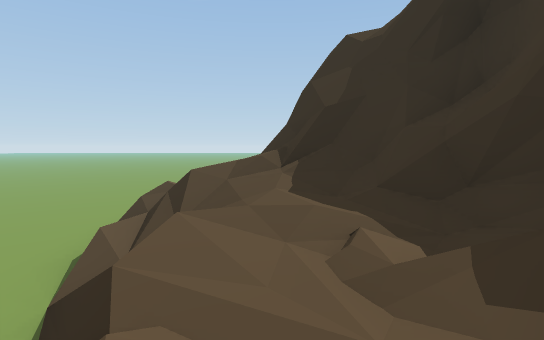
View 1 (above)

24 first-person views from a walk through a 3-D level made in the Unity game engine. The camera is 1.2 m above the floor, tilts 4° down and sees 80° across. The floor is counted in squares, 2 m on a side. Each view is taken from the middle of a square. On the plan, view 1 faces up. The plan holds only what a view shows up to about 10 squares ahead; the rest is blank. The place goes on beyond the plan. The player is left out. Some animated figures are not drawn.

View 2
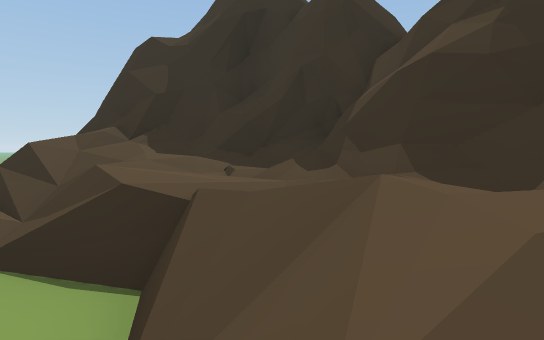

View 3
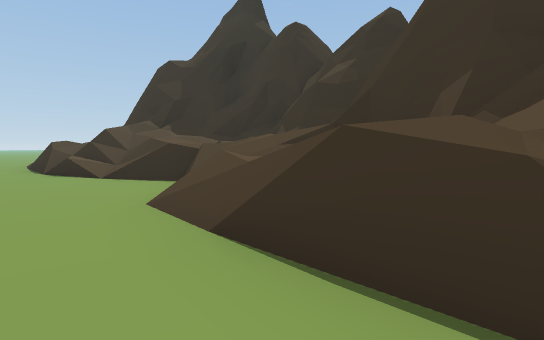

View 4
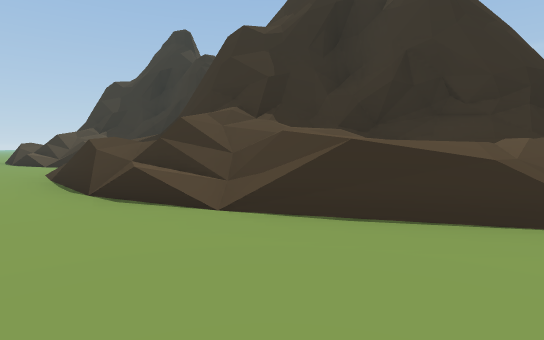

View 5
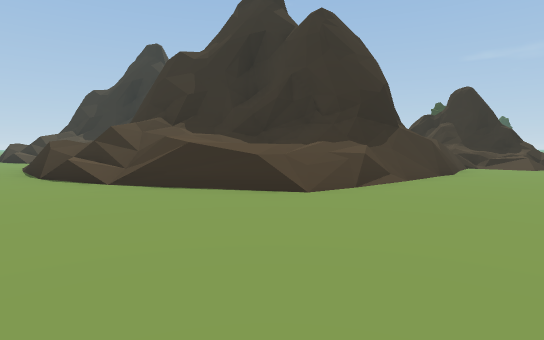

View 6
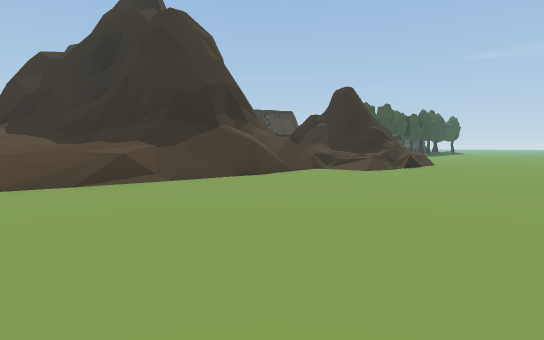

View 7
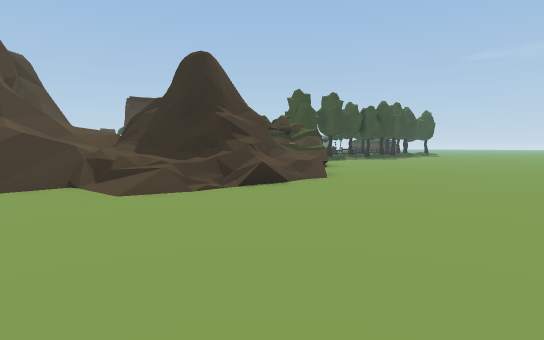

View 8
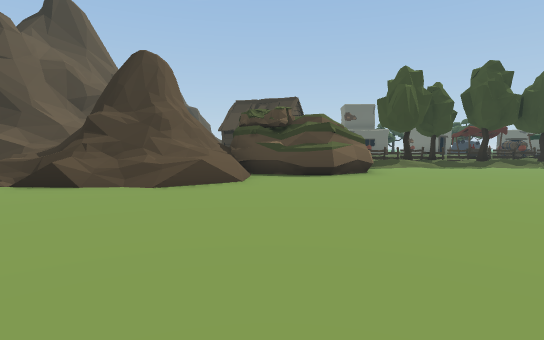

View 9
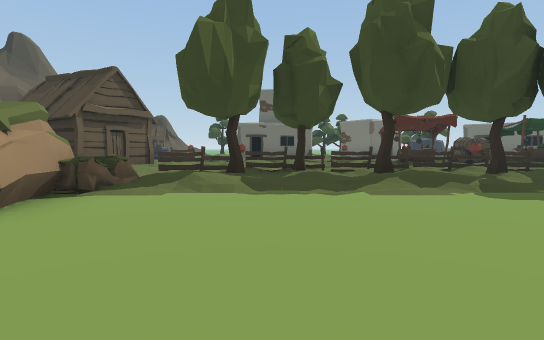

View 10
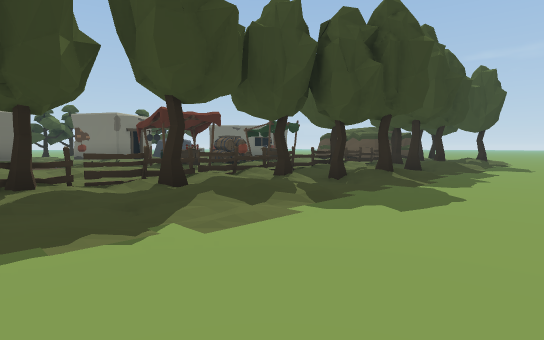

View 11
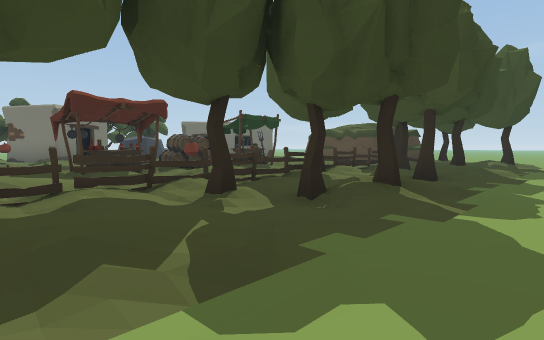

View 12
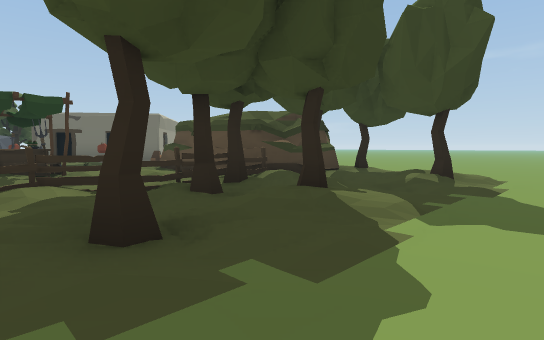

View 13
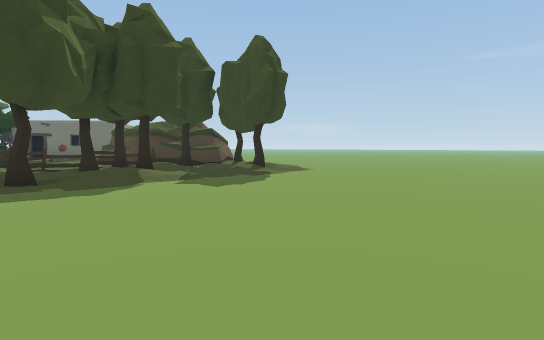

View 14
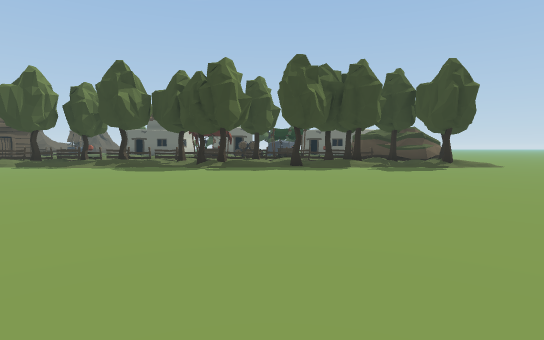

View 15
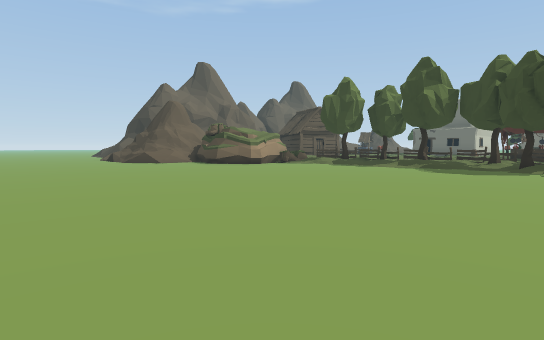

View 16
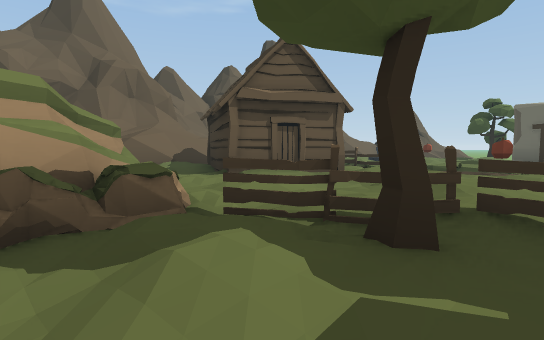

View 17
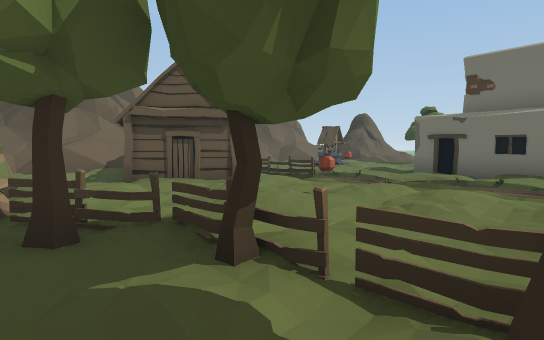

View 18
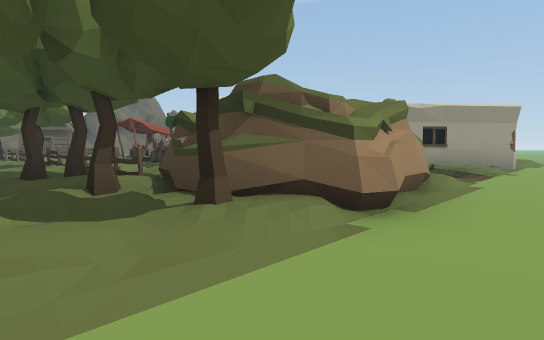

View 19
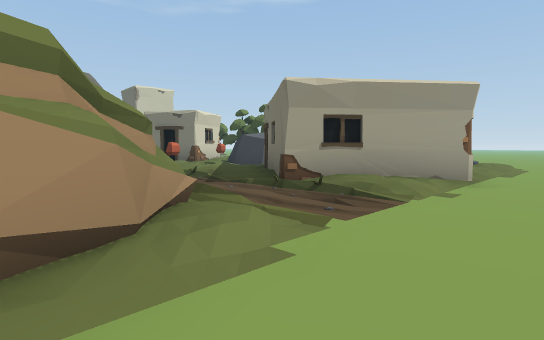

View 20
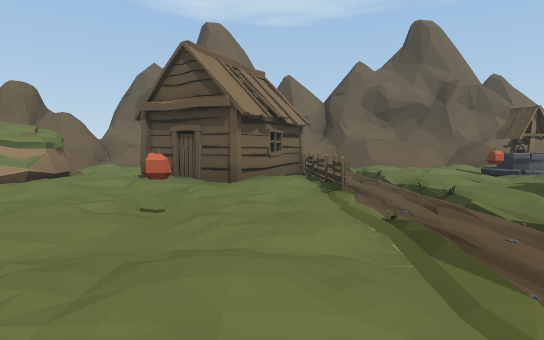

View 21
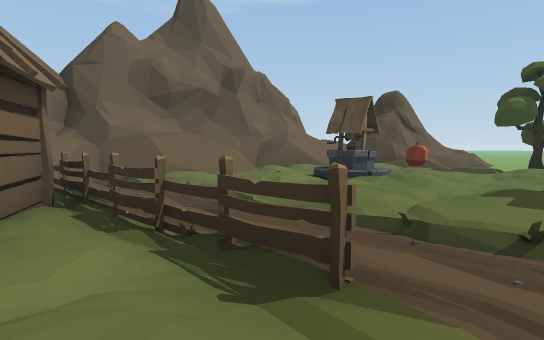

View 22
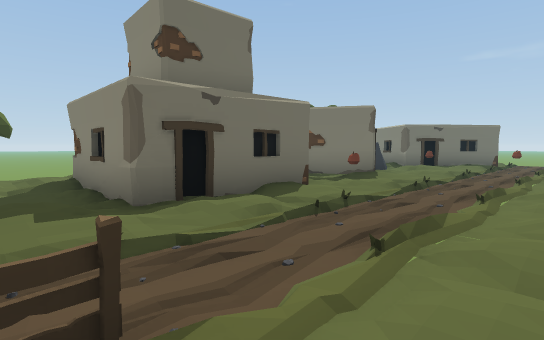

View 23
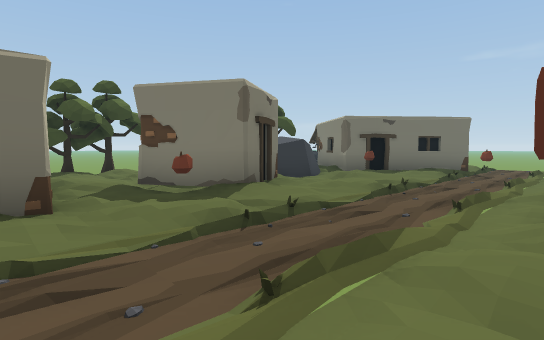

View 24
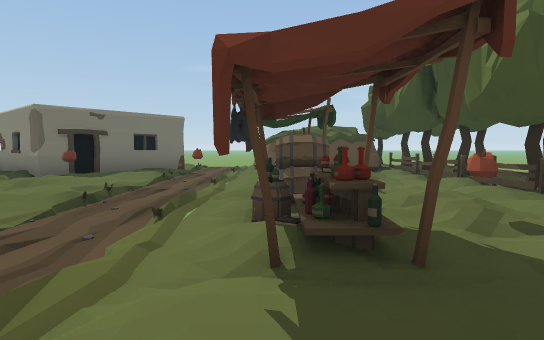

### Floor plan
Key: @ floor where view 1 was taken; # wall or solid block; x gap in a wall; . main floor; : floor 0.25 m higher than the main floor; + floor 0.5 m higher than the main floor; / step, stairs or slope; = window, fence, low wall or low ledge; ^ raised ledge; R rock; T tree; H hut; S stall; B barrel; F fence; W well; O other object.
Columns run from 4 left of view 1 to 32 right of it. Each row starts with its distance up from view 1.
 11                    ..
 10                #=. ..
  9               ##=.T.
  8 ../           #=//T./  TTT        /.
  7 ..=          = //:///   //       O//
  6 ..= ##     #=#/ ////#   //   O ## //
  5 ..===##   ###=/WW/./#   / O OO##  /.
  4 ..##/##   #//=////./O  O/##OO/##  #.
  3  .##//##  #///////O/###/O##:/O/####..
  2  ..=//#####//////:////:/://:////##:..
  1 ...=//######=..................O.....
  0 ..//@/##    #=.FFFF////////////.//...
 -1 ../// =#     #HHH://////:SBBSS::OOO..
 -2 ..=##      #==H  H//O.///SB/S///O O..
 -3 ..#=#      ^=#:HHH./+///:.O+///OOOOO.
 -4 ..x/##    ^#=#://://////F/FFFFFFOOO..
 -5 ..=//#^^  #////////FTFTT:T/T//TTT:T/.
 -6 ..///##   #  /: OOO/////:.TT/T/T.T:/.
 -7 ..=#///^ ^#/##= R R.////////../////..
 -8 ...=///^###/###RROO..................
 -9 ...//=////=/####OO...................
-10 ...........//##=.....................
-11 .........../==#......................
-12 ..................................
-13    .............................
-14    ............................
-15    ...........................
-16                 .     .......

Where each view was taken, in squares from view 1:
view 1: 0 up, 0 right, facing up
view 2: 1 down, 2 left, facing up-right
view 3: 4 down, 4 left, facing up-right
view 4: 9 down, 4 left, facing up-right
view 5: 12 down, 4 left, facing up-right
view 6: 15 down, 1 left, facing up-right
view 7: 15 down, 5 right, facing up-right
view 8: 16 down, 12 right, facing up
view 9: 11 down, 17 right, facing up
view 10: 9 down, 17 right, facing up-right
view 11: 8 down, 19 right, facing up-right
view 12: 8 down, 24 right, facing up-right
view 13: 12 down, 24 right, facing up-right
view 14: 16 down, 24 right, facing up
view 15: 16 down, 23 right, facing up-left
view 16: 7 down, 17 right, facing up-left
view 17: 6 down, 19 right, facing up-left
view 18: 6 down, 32 right, facing up-left
view 19: 2 down, 32 right, facing up-left
view 20: 1 down, 19 right, facing left
view 21: 1 down, 15 right, facing up-left
view 22: 1 down, 14 right, facing up-right
view 23: 1 down, 18 right, facing up-right
view 24: 1 down, 19 right, facing right
